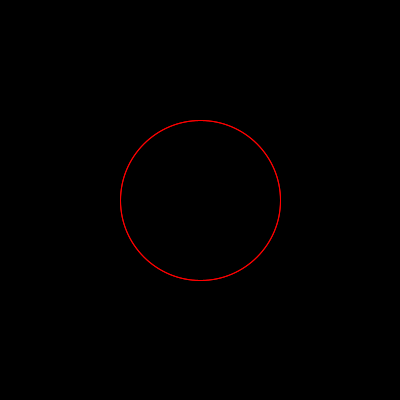
Frame 1 (no input)
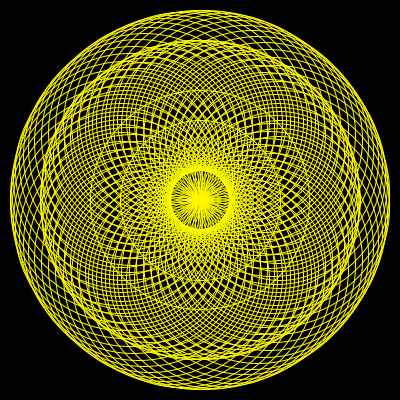
Frame 60 (the mouse pressed at the canvas centre just before this capture)
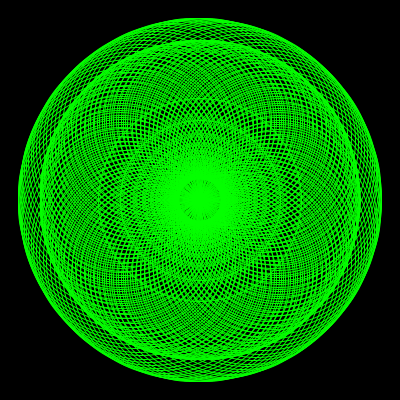
Frame 120 (the mouse held since frame 60 and released just before this capture)

The Processing sketch that drew these frames (run headless with seeded random() and noise(); from frame 60 on, the mouse is pressed at the canvas centre):

// Processing sketch: sketch_130107
// ── sketch_130107.pde
/*
  author:chimanaco
 
 sample of crop circle :
 http://woodenbooks.com/
 */

int radius = 160;
int weight = 1;
int myNumber = 0;
int myColor = 0;
int myOffset = 0;
int maxNumber = 111;
int maxColor = 360;
int maxOffset = radius / 2;
boolean numberAdd = true;
boolean colorAdd = true;
boolean offsetAdd = true;
float angle = 0;
float centerX;
float centerY;

void setup() {
  size(400, 400);
  colorMode(HSB, maxColor, 100, 100);

  centerX = width / 2;
  centerY = height / 2;
}

void draw() {
  background(0);

  // center
  createCircle(centerX, centerX, radius);

  // reset
  angle = 0;

  // orbital
  for (int i = 0; i < myNumber; i++) {
    float xp = centerX + cos(angle) * radius /2 ;
    float yp = centerY + sin(angle) * radius /2;

    angle += TWO_PI / myNumber;    
    createCircle(xp, yp, radius);
  }
  
  // number of circle
  if ((myNumber > maxNumber) && numberAdd) {
    numberAdd = false;
  }

  if ((myNumber < 0) && !numberAdd) {
    numberAdd = true;
  } 

  if (numberAdd) myNumber++;
  else myNumber--;

  // number of offset
  if ((myOffset > maxOffset) && offsetAdd) {
    offsetAdd = false;
  }

  if ((myOffset < -maxOffset) && !offsetAdd) {
    offsetAdd = true;
  } 

  if (offsetAdd) myOffset++;
  else myOffset--;

  // color
   myColor++;
  
  if (myColor > maxColor) {
    myColor = 0;
  }
}

void createCircle(float x, float y, float r) {
  noFill();
  strokeWeight(weight);
  stroke(myColor, 100, 100);
  ellipse(x, y, r, r);
  ellipse(x, y, r + myOffset, r + myOffset);
}
